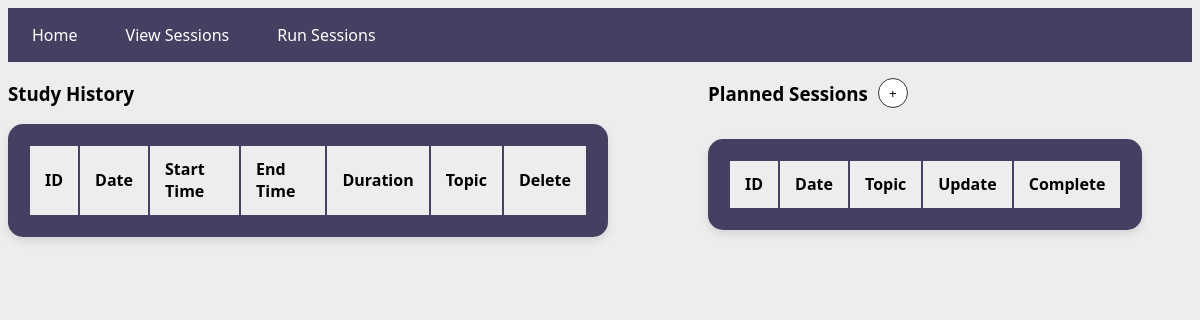
The app's page /view, older data.
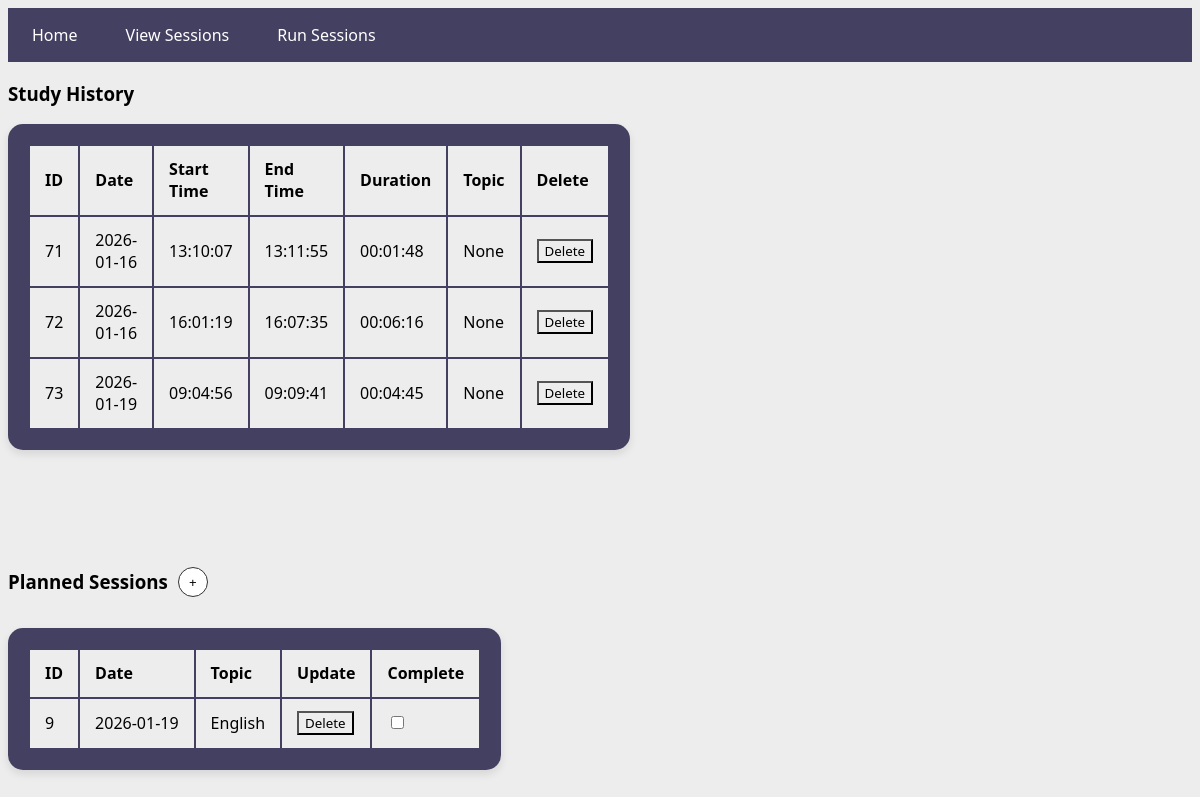
The same page, newer data.
### tables this page shows
CREATE TABLE completed_session (
          id INTEGER PRIMARY KEY AUTOINCREMENT,
          date TEXT NOT NULL,
          start_time TEXT NOT NULL,
          end_time TEXT NOT NULL,
          duration TEXT NOT NULL,
          topic TEXT);

CREATE TABLE planned_session (
          id INTEGER PRIMARY KEY AUTOINCREMENT,
          date TEXT NOT NULL,
          topic TEXT NOT NULL, completed Boolean);

### app.py (the view)
@app.route("/view")
def view():
    connect = sqlite3.connect('database.db')
    c = connect.cursor()
    c.execute('SELECT * FROM completed_session')
    view_sessions = c.fetchall()
    c.execute('SELECT * FROM planned_session')
    planned_sessions = c.fetchall()
    connect.close()
    return render_template("view_sessions.html", view_sessions=view_sessions, planned_sessions = planned_sessions)

### Templates/view_sessions.html (shortened to what this page needs)
<!DOCTYPE html>
<html lang = "en">
    <head>
        <link rel="stylesheet" href="{{ url_for('static', filename='style.css') }}">
    </head>
    <body>
        <nav>
        <ul>
        <li><a href="{{ url_for('home') }}">Home</a></li>
        <li><a href="{{ url_for('view') }}">View Sessions</a></li>
        <li><a href="{{ url_for('run') }}">Run Sessions</a></li>
        </ul>
        </nav>
        <div class="tables_container">
        <div class="table_wrapper">
            <h3>Study History</h3>
            <table>
                <tr>
                    <th>ID</th>
                    <th>Date</th>
                    <th>Start Time</th>
                    <th>End Time</th>
                    <th>Duration</th>
                    <th>Topic</th>
                    <th>Delete</th>
                </tr>
                {% for session in view_sessions %}
                <tr>
                    <td>{{ session[0] }}</td>
                    <td>{{ session[1] }}</td>
                    <td>{{ session[2] }}</td>
                    <td>{{ session[3] }}</td>
                    <td>{{ session[4] }}</td>
                    <td>{{ session[5] }}</td>
                    <td>
                        <form action="{{ url_for('delete_record') }}" method="post" style="display:inline;">
                                <button type="submit">Delete</button>
                        </form>
                    </td>
                </tr>
                {% endfor %}
            </table>
            </div>
        <div class="table_wrapper">
            <div class="column_header">
            <h3>Planned Sessions</h3>
            <div class="button_group">
            <button id="plus_button"> + </button>
            </div>
            </div>
                <table>
                <tr>
                    <th>ID</th>
                    <th>Date</th>
                    <th>Topic</th>
                    <th>Update</th>
                    <th>Complete</th>
                </tr>
                {% for session in planned_sessions %}
                <tr>
                    <td>{{ session[0] }}</td>
                    <td>{{ session[1] }}</td>
                    <td>{{ session[2] }}</td>
                    <td>
                            <form action="{{ url_for('delete_record') }}" method="post" style="display:inline;">
                                <button type="submit">Delete</button>
                            </form>
                    </td>
                    <td>
                        <form action="{{ url_for('check_session')}}" method="post" style="display:inline;">
                            <input type="checkbox" onchange="this.form.submit()" {% if session[3] == 1 %}checked{% endif %}></input>
                        </form>
                    </td>
                </tr>
                {% endfor %}
        </table>
        </div>
        </div>
    </body>

### static/style.css (style rules this page uses)
* { font-family : 'Segoe UI', Tahoma, Geneva, Verdana, sans-serif; color : "BLACK"; background-color: #ededed; }
table { background: #444061; padding: 20px; border-radius: 15px; max-width: 600px; box-shadow: 0 4px 8px rgba(0,0,0,0.1); }
th, td { padding: 12px 15px; text-align: left; border-bottom: 1px solid #eee; }
nav { margin: 0; padding: 0; overflow: hidden; background-color:#444061; display : block; }
nav ul { list-style-type: none; margin: 0; padding: 0; display: flex; background-color: transparent; }
nav li { margin: 0; background-color: transparent; }
nav a { display: block; color: white; text-align: center; padding: 16px 24px; text-decoration: none; font-family: "Segoe UI", sans-serif; transition: 0.3s; background-color: transparent; }
.tables_container { display: flex; gap: 100px; align-items: flex-start; flex-wrap: wrap; }
.column_header { display: flex; align-items: center; gap: 10px; margin-bottom: 15px; }
.button_group { position: relative; display: inline-block; }
#plus_button { cursor: pointer; border-radius: 50%; width: 30px; height: 30px; border: 1px solid #333; background-color: white; }

Row changes from the older to the newer data that the page shows:
added completed_session: id "71", date "2026-01-16", start_time "13:10:07", end_time "13:11:55", duration "00:01:48", session "None"
added completed_session: id "72", date "2026-01-16", start_time "16:01:19", end_time "16:07:35", duration "00:06:16", session "None"
added completed_session: id "73", date "2026-01-19", start_time "09:04:56", end_time "09:09:41", duration "00:04:45", session "None"
added planned_session: id "9", date "2026-01-19", topic "English"
